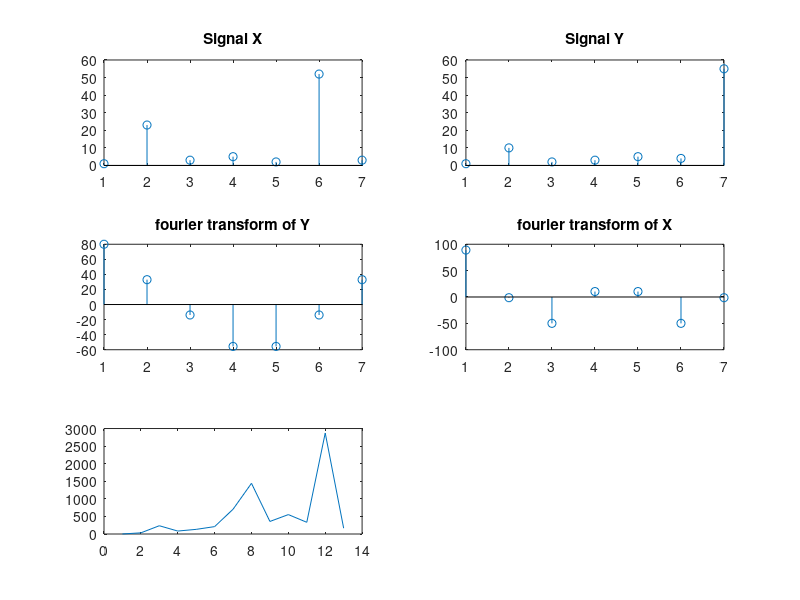

The MATLAB source for this figure:
clear all
y=[1 10 2 3 5 4 55];
x=[1 23 3 5 2 52 3];
subplot(3,2,1);
stem(x);
title('Signal X');
subplot(3,2,2);
stem(y);
title('Signal Y');
yt=fft(y);
xt=fft(x);
subplot(3,2,3);
stem(yt);
title('fourier transform of Y');
subplot(3,2,4);
stem(xt);
title('fourier transform of X');
n=conv(x,y);
subplot(3,2,5);
plot(n);
